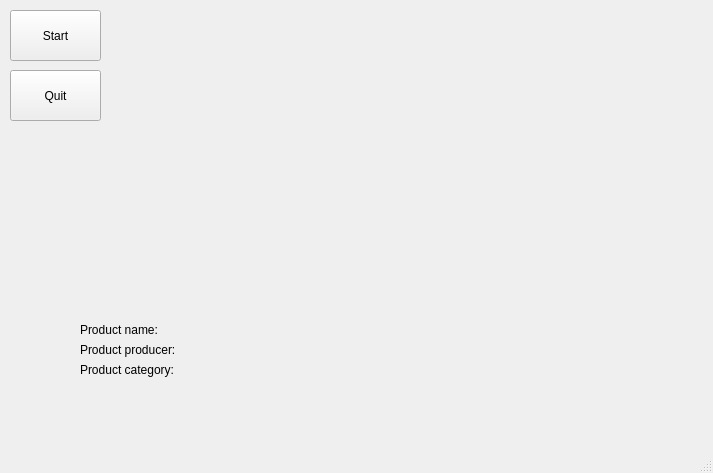
<?xml version="1.0" encoding="UTF-8"?>
<ui version="4.0">
 <class>zbarGui</class>
 <widget class="QMainWindow" name="zbarGui">
  <property name="geometry">
   <rect>
    <x>0</x>
    <y>0</y>
    <width>713</width>
    <height>473</height>
   </rect>
  </property>
  <property name="windowTitle">
   <string>MainWindow</string>
  </property>
  <widget class="QWidget" name="centralwidget">
   <widget class="QPushButton" name="pushButton">
    <property name="geometry">
     <rect>
      <x>10</x>
      <y>10</y>
      <width>91</width>
      <height>51</height>
     </rect>
    </property>
    <property name="text">
     <string>Start</string>
    </property>
   </widget>
   <widget class="QPushButton" name="pushButton_2">
    <property name="geometry">
     <rect>
      <x>10</x>
      <y>70</y>
      <width>91</width>
      <height>51</height>
     </rect>
    </property>
    <property name="text">
     <string>Quit</string>
    </property>
   </widget>
   <widget class="QLabel" name="label">
    <property name="geometry">
     <rect>
      <x>110</x>
      <y>10</y>
      <width>251</width>
      <height>271</height>
     </rect>
    </property>
    <property name="text">
     <string/>
    </property>
   </widget>
   <widget class="QLabel" name="label_2">
    <property name="geometry">
     <rect>
      <x>340</x>
      <y>10</y>
      <width>251</width>
      <height>271</height>
     </rect>
    </property>
    <property name="text">
     <string/>
    </property>
   </widget>
   <widget class="QLabel" name="label_3">
    <property name="geometry">
     <rect>
      <x>80</x>
      <y>320</y>
      <width>121</width>
      <height>20</height>
     </rect>
    </property>
    <property name="text">
     <string>Product name: </string>
    </property>
   </widget>
   <widget class="QLabel" name="product_name">
    <property name="geometry">
     <rect>
      <x>210</x>
      <y>320</y>
      <width>431</width>
      <height>17</height>
     </rect>
    </property>
    <property name="text">
     <string/>
    </property>
   </widget>
   <widget class="QLabel" name="label_5">
    <property name="geometry">
     <rect>
      <x>80</x>
      <y>340</y>
      <width>131</width>
      <height>20</height>
     </rect>
    </property>
    <property name="text">
     <string>Product producer: </string>
    </property>
   </widget>
   <widget class="QLabel" name="product_producer">
    <property name="geometry">
     <rect>
      <x>220</x>
      <y>340</y>
      <width>421</width>
      <height>20</height>
     </rect>
    </property>
    <property name="text">
     <string/>
    </property>
   </widget>
   <widget class="QLabel" name="label_7">
    <property name="geometry">
     <rect>
      <x>80</x>
      <y>360</y>
      <width>131</width>
      <height>20</height>
     </rect>
    </property>
    <property name="text">
     <string>Product category: </string>
    </property>
   </widget>
   <widget class="QLabel" name="product_category">
    <property name="geometry">
     <rect>
      <x>220</x>
      <y>360</y>
      <width>421</width>
      <height>20</height>
     </rect>
    </property>
    <property name="text">
     <string/>
    </property>
   </widget>
  </widget>
  <widget class="QMenuBar" name="menubar">
   <property name="geometry">
    <rect>
     <x>0</x>
     <y>0</y>
     <width>713</width>
     <height>25</height>
    </rect>
   </property>
  </widget>
  <widget class="QStatusBar" name="statusbar"/>
 </widget>
 <resources/>
 <connections/>
</ui>
